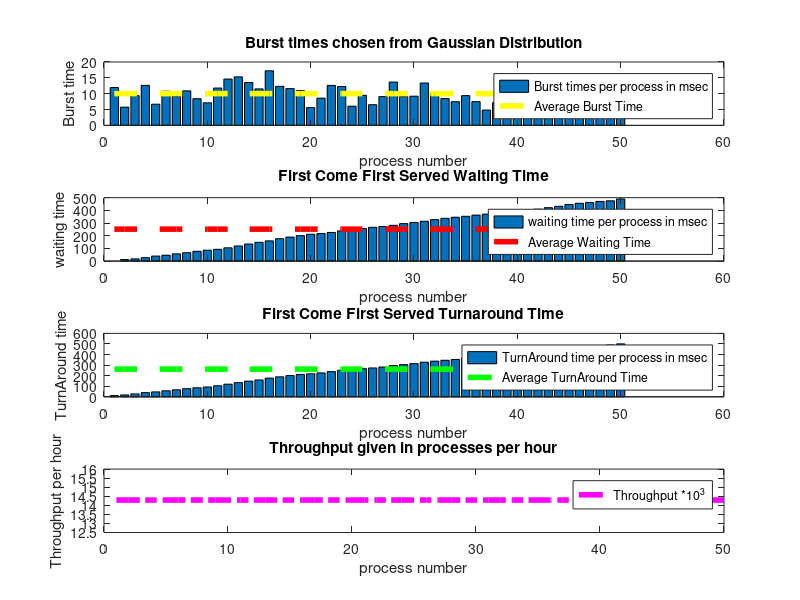

Write the MATLAB code that produced this figure.
clear;clc;close all;

t1=0;
t2=0;
n=50;                    %no of processes
btime= 10+ 3*randn(n,1)';       %burst time
btime2 = randi(n,1)';
wtime=zeros(1,n);       %waiting time
tatime=zeros(1,n);      %turn around time:  interval from the time of submission of a process to the time of the completion of the process
for i=2:1:n
   wtime(i)=btime(i-1)+wtime(i-1);  
   t1=t1+wtime(i);               
end
for i=1:1:n
    tatime(i)=btime(i)+wtime(i);   
    t2=t2+tatime(i);               
end
disp('Process                               Burst time                                  Waiting time                                  Turn Around time'); 
for i=1:1:n
    fprintf('P%d\t\t%d\t\t%d\t\t%d\n',(i),btime(i),wtime(i),tatime(i));
end
fprintf('Average waiting time: %f\n',(t1/n));
fprintf('Average turn around time: %f\n',(t2/n));
%%
subplot(411);
bar(1:n,btime);title("Burst times chosen from Gaussian Distribution");
xlabel("process number");ylabel("Burst time");
hold on;
plot(1:n,ones(1,n)*(sum(btime)/n),'--y','LineWidth',4);
legend("Burst times per process in msec","Average Burst Time");
%%
subplot(412);
bar(1:n,wtime);title("First Come First Served Waiting Time");
xlabel("process number"); ylabel("waiting time");
hold on;
plot(1:n,ones(1,n)*t1/n,'--r','LineWidth',4);
legend("waiting time per process in msec","Average Waiting Time");
%%
subplot(413);
bar(1:n,tatime);title("First Come First Served Turnaround Time");
xlabel("process number"); ylabel("TurnAround time");
hold on;
plot(1:n,ones(1,n)*t2/n,'--g','LineWidth',4);
legend("TurnAround time per process in msec","Average TurnAround Time");
%%
subplot(414);
Throughput = n/(t1/3600);                        % throughput in process per minute
plot(1:n,ones(1,n)*Throughput,'-.m','LineWidth',4);
title("Throughput given in processes per hour");
xlabel("process number"); ylabel("Throughput per hour");
legend("Throughput *10^3");